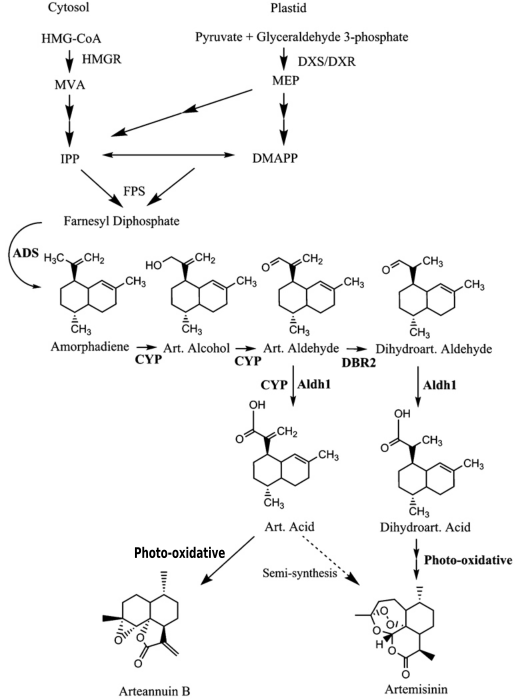
#> input picture Analysis/Pictures/ArtemesininPathway.png, 1029 x 1400 px, found by its file name (shown at 1/2 size)
$ jupyter execute Report.ipynb
#> lines starting #> are read from the running program, lines starting #| are printed output that depends on the picture
#  27410 - Group assignment - Group 8 - Artemisinic acid production in *Saccharomyces cerevisiae*

[cell 1]
from IPython.display import FileLink, FileLinks

## 1. Introduction

## 1.1 Literature review of the compound

### Applications of the product

Artemisinin, derived from the sweet wormwood *Artemisia annua* plant, is currently one of our most important drugs against malaria since its introduction in the early 1970s (Cui and Su, 2009 & Wang et al., 2019). With its ability to target and eliminate malaria parasites in the bloodstream, it has preserved countless lives (Weathers et al., 2014). Ongoing research continues to explore artemisinins’s potential in other medical areas including its promising anticancer properties (Augustin, Staines and Krishna, 2020).

The underlying mechanisms of artemisinin remain somewhat unclear, but studies have demonstrated that artemisinin can regulate the labile iron pool by promoting degradation of ferritin in lysosomes which induces cell death. Given that cancer cells tend to accumulate more iron than normal cells, they become notably more vulnerable to the toxic effects of artemisinin, offering a new promising approach for potential cancer treatments (Liu et al., 2022 & Ma et al., 2021).

### Evaluation of market potential

It is estimated that approximately 619.000 people die from malaria each year, ranking it as the leading cause of death worldwide. According to data from Organization for Economic Co-operation and Development, the Asia pacific region alone has about 2.31 billion people at high risk of malaria infection and The World Health Organization (WHO) stated that in 2021 half of the world's population was at risk of malaria and with the ongoing climate change, the global malaria issue is expected to worsen which increases the demand for artemisinin for treatment (Artemisinin Market, exp publication date:2024 & Artemisinin Market Size, Share, Trends & Forecast by 2031, 2023 & World Health Organization: WHO and World Health Organization: WHO, 2023).

The market size of artemisinin in 2021 stood at 64 million US dollars, and by 2031 it is projected to reach 367 million US dollars with a compound annual growth rate (CAGR) of 19.1%. The WHO now advocated the use of artemisinin as first-line treatment for all causes of malaria, further boosting market growth (Artemisinin Market Size, Share, Trends & Forecast by 2031, 2023).

Furthermore, the potential for artemisinin to be used in cancer treatment, if supported by successful studies, could provide additional impetus for market expansion (Ma et al., 2021).

### Biosynthetic pathway/gene
The biosynthesis of artemisinin is derived from the MVA pathway, occurring in the cytosol, and the MEP pathway occurring in the plastid, see figure 1. Two IPP molecules derived from the MVA pathway and one DMAPP molecule derived from the MEP pathway are catalyzed by FPS to form farnesyl diphosphate. Farnesyl diphosphate is then converted to amorphine-4,11-diene from catalyzation by ADS. Via CYP, amorphine-4,11-diene is then further oxidized to artemisinic alcohol and artemisinic aldehyde. The artemisinic aldehyde can be further catalyzed by CYP and ALDh1 to form artemisinic acid or be catalyzed by DBR2 to form dihydroartemisinic aldehyde, which can be converter to dihydroartemisinic acid by Aldh1. Through photo-oxidation, dihydroartemisinic acid can be converted to artemisinin. Artemisinic acid can also be converted into artemisinin through semi-synthesis or arteannuin B via photo-oxidation.

[cell 2]
from PIL import Image
img = Image.open("Analysis\Pictures\ArtemesininPathway.png")
#> img is the input picture: PIL image 1029x1400 RGBA; mean R, G, B, A 246.3, 246.3, 246.3, 255

resized_img = img.resize((500, 650))
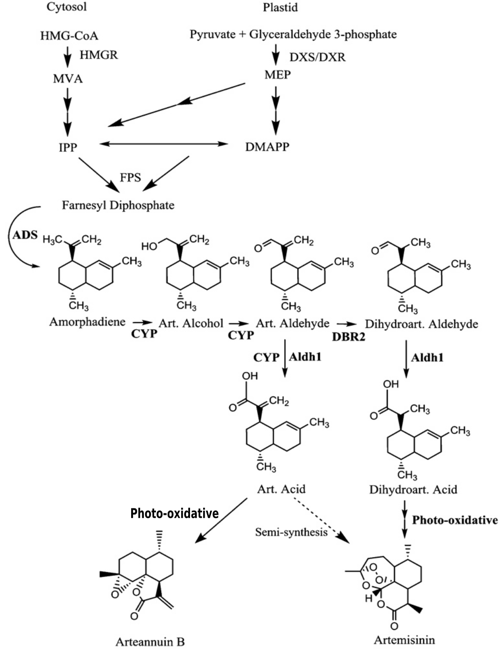
#> resized_img: PIL image 500x650 RGBA; mean R, G, B, A 246.2, 246.2, 246.2, 255

display(resized_img)


$ run again, with Analysis/Pictures/AA_GLC.png copied over Analysis/Pictures/ArtemesininPathway.png
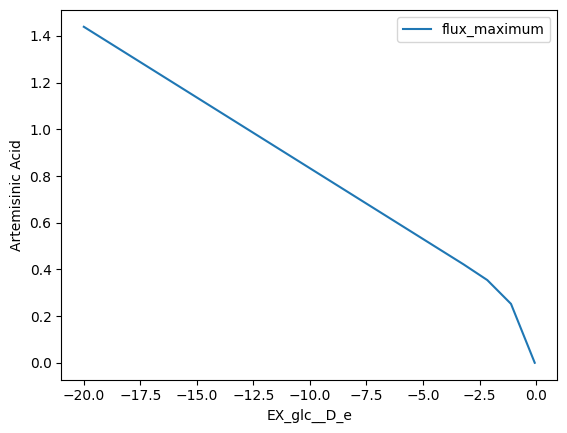
#> input picture Analysis/Pictures/AA_GLC.png, 567 x 433 px, found by its file name
#> img is the input picture: PIL image 567x433 RGBA; mean R, G, B, A 249.6, 250.1, 250.4, 255
#> `resized_img = img.resize((500, 650))`:
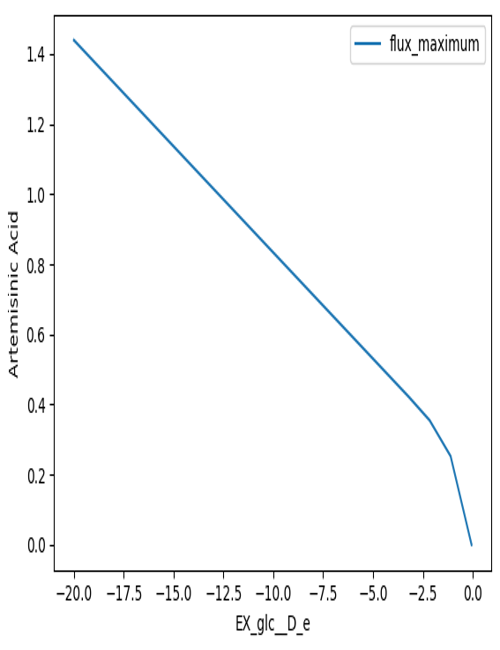
#> resized_img: PIL image 500x650 RGBA; mean R, G, B, A 249.5, 249.9, 250.2, 255

$ run again, with Analysis/Pictures/AA_sucr.png copied over Analysis/Pictures/ArtemesininPathway.png
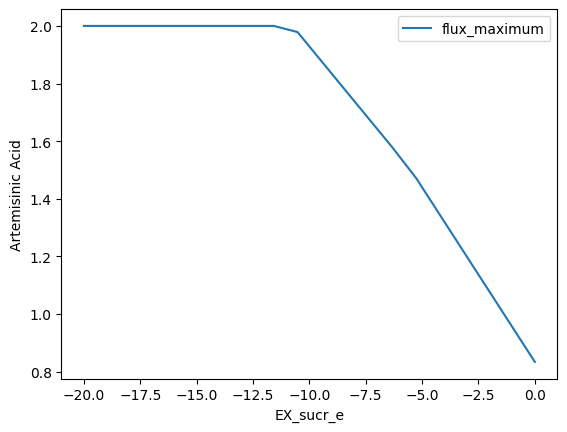
#> input picture Analysis/Pictures/AA_sucr.png, 567 x 432 px, found by its file name
#> img is the input picture: PIL image 567x432 RGBA; mean R, G, B, A 249.6, 250.1, 250.5, 255
#> `resized_img = img.resize((500, 650))`:
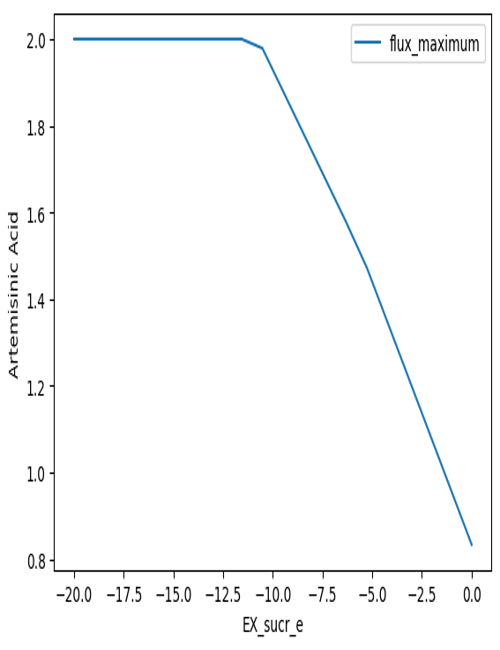
#> resized_img: PIL image 500x650 RGBA; mean R, G, B, A 249.5, 250, 250.3, 255

$ run again, with Analysis/Pictures/Biomass_sucr.png copied over Analysis/Pictures/ArtemesininPathway.png
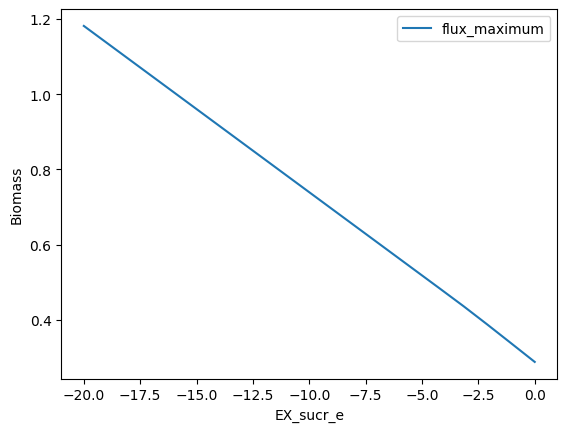
#> input picture Analysis/Pictures/Biomass_sucr.png, 567 x 432 px, found by its file name
#> img is the input picture: PIL image 567x432 RGBA; mean R, G, B, A 250, 250.5, 250.8, 255
#> `resized_img = img.resize((500, 650))`:
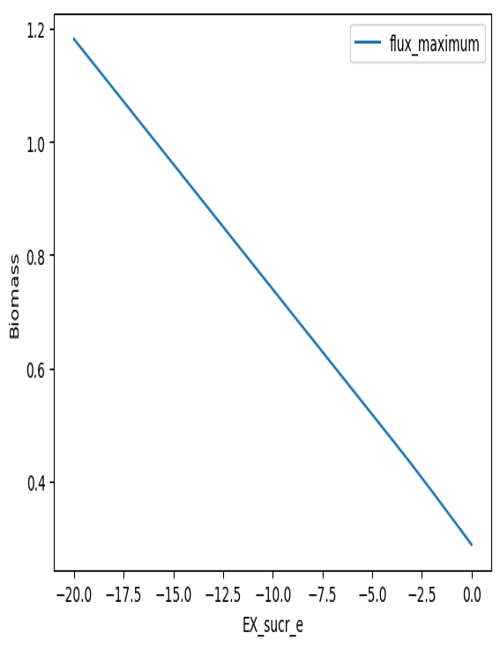
#> resized_img: PIL image 500x650 RGBA; mean R, G, B, A 249.9, 250.3, 250.6, 255
